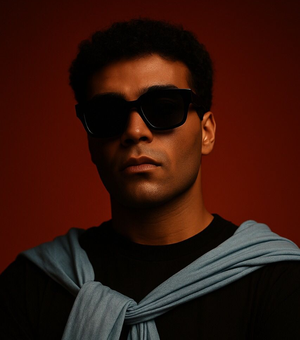
#> input picture generator/assets/crop.png, 300 x 340 px
$ python -i gen_banner.py   (imports and definitions only)
#> lines starting #> are read from the running program, lines starting #| are printed output that depends on the picture
#!/usr/bin/env python3
"""
GitHub profile banner generator — dark.svg / light.svg (+ README.md).

Pipeline (per the Master Prompt):
  photo -> head+shoulders crop -> 300x340 -> autocontrast + 1.3x contrast + unsharp
        -> 1-bit Floyd-Steinberg (serpentine) -> dots
  dark : background segmented out, dots draw the LIT subject
  light: background kept, dots draw the DARK parts
  intro: ~60 interleaved random groups fade in (evenness metric checked)
  loop : portrait 3.0s -> logo1 2.0s -> logo2 2.0s -> logo3 2.0s, 1.3s transitions (14.2s)
  two layers: dense portrait (drift bands) + ~900 travellers (optimal-transport morph)

The generator + the .npy files in assets/ are the source of truth. Never hand-edit the SVG.
"""
import json, os, sys, random, math
import numpy as np
from PIL import Image, ImageOps, ImageEnhance, ImageFilter, ImageDraw, ImageFont
from scipy import ndimage
from scipy.optimize import linear_sum_assignment

HERE = os.path.dirname(os.path.abspath(__file__))
# [1 line not run here, left out]
OUT = os.path.dirname(HERE)          # repo root: dark.svg / light.svg / README.md land here
# [1 line not run here, left out]
# [1 line that did not run here, left out]
# [1 line not run here, left out]

W, H = 1180, 610                # banner
GW, GH = 300, 340               # dither grid
TITLE_H = 36                    # terminal title bar
PAD = 22
LEFT_W = int(W * 0.38)          # portrait column

# ------------------------------------------------------------------ portrait
# [12 lines left out: function load_portrait, not called in this run]

def background_mask(rgb):
    """True = subject. Threshold on colour distance to the background colour
    (sampled from the top corners), binary closing, fill holes, largest component."""
    a = np.asarray(rgb).astype(np.float32)
    R, G, B = a[..., 0], a[..., 1], a[..., 2]
    # This backdrop is a saturated red vignette: G/R ~0.14, B ~0. Skin (even in shadow) has
    # G/R >= 0.24 and hair/shirt/scarf are dark or neutral, so the chroma ratio separates them.
    is_bg = (G / (R + 1.0) < 0.19) & (B / (R + 1.0) < 0.12) & (R > 18)
    m = ~is_bg
    m = ndimage.binary_opening(m, iterations=2)
    m = ndimage.binary_closing(m, iterations=3)
    m = ndimage.binary_fill_holes(m)
    lab, n = ndimage.label(m)
    if n > 1:
        sizes = ndimage.sum(m, lab, range(1, n + 1))
        m = lab == (1 + int(np.argmax(sizes)))
    return m

# [103 lines left out: functions tone, fs_dither, build_dots, logo_points, ot_match, evenness and 1 more, not called in this run]

# ------------------------------------------------------------------ svg
def esc(s): return s.replace("&", "&amp;").replace("<", "&lt;").replace(">", "&gt;")

# [210 lines left out: functions runs_path, build_svg, build_readme, not called in this run]

# [11 lines not run here, left out]

>>> import cv2
>>> picture = cv2.imread('assets/crop.png', cv2.IMREAD_GRAYSCALE)
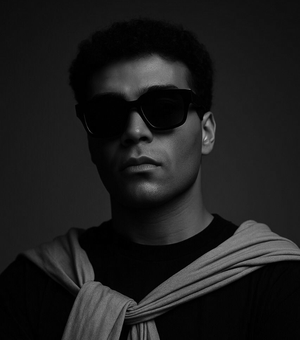
#> picture: shape (340, 300); min 0, max 191, mean 29.1
>>> result = background_mask(picture)
#> in background_mask, `R, G, B = a[..., 0], a[..., 1], a[..., 2]`: R = 340 values, max 26 at index 217, min 0 at index 305, mean 17.35; G = 340 values, max 26 at index 213, min 1 at index 275, mean 17.21; B = 340 values, max 27 at index 232, min 1 at index 276, mean 17.27
#> in background_mask, `lab, n = ndimage.label(m)`: lab = 340 values, max 1 at index 3, min 0 at index 0, mean 0.982; n = 1
